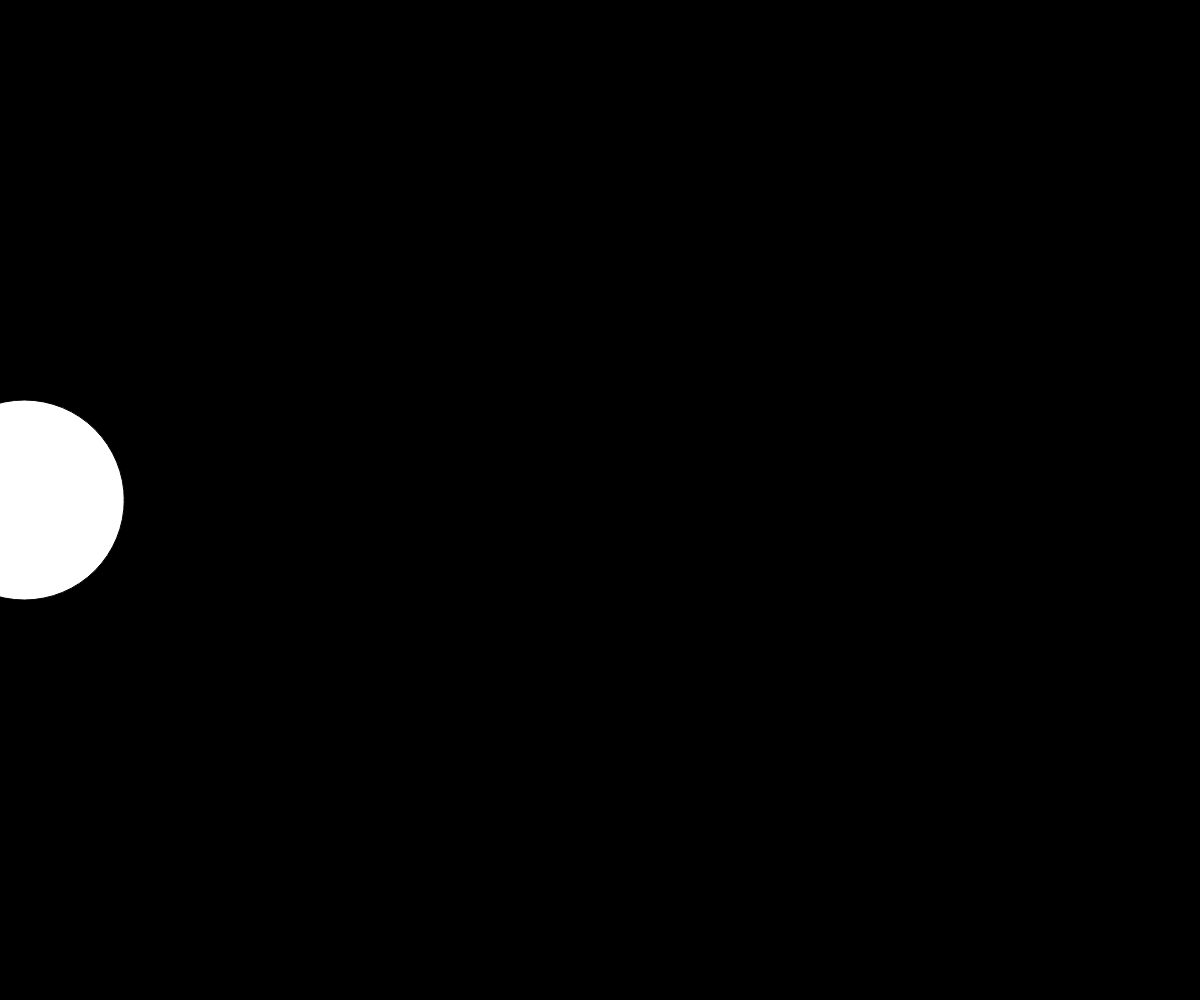
Frame 1 (no input)
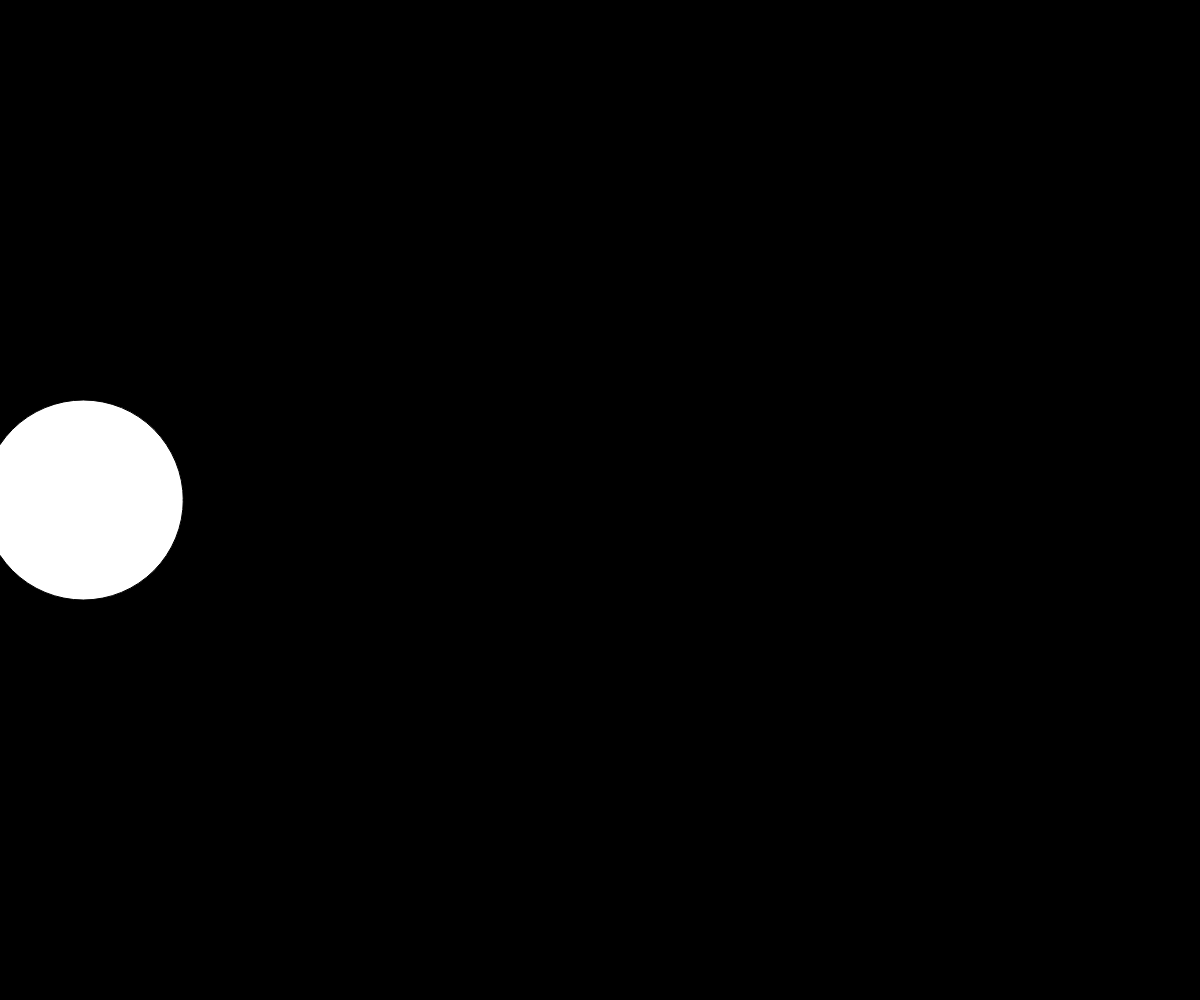
Frame 60 (no input)
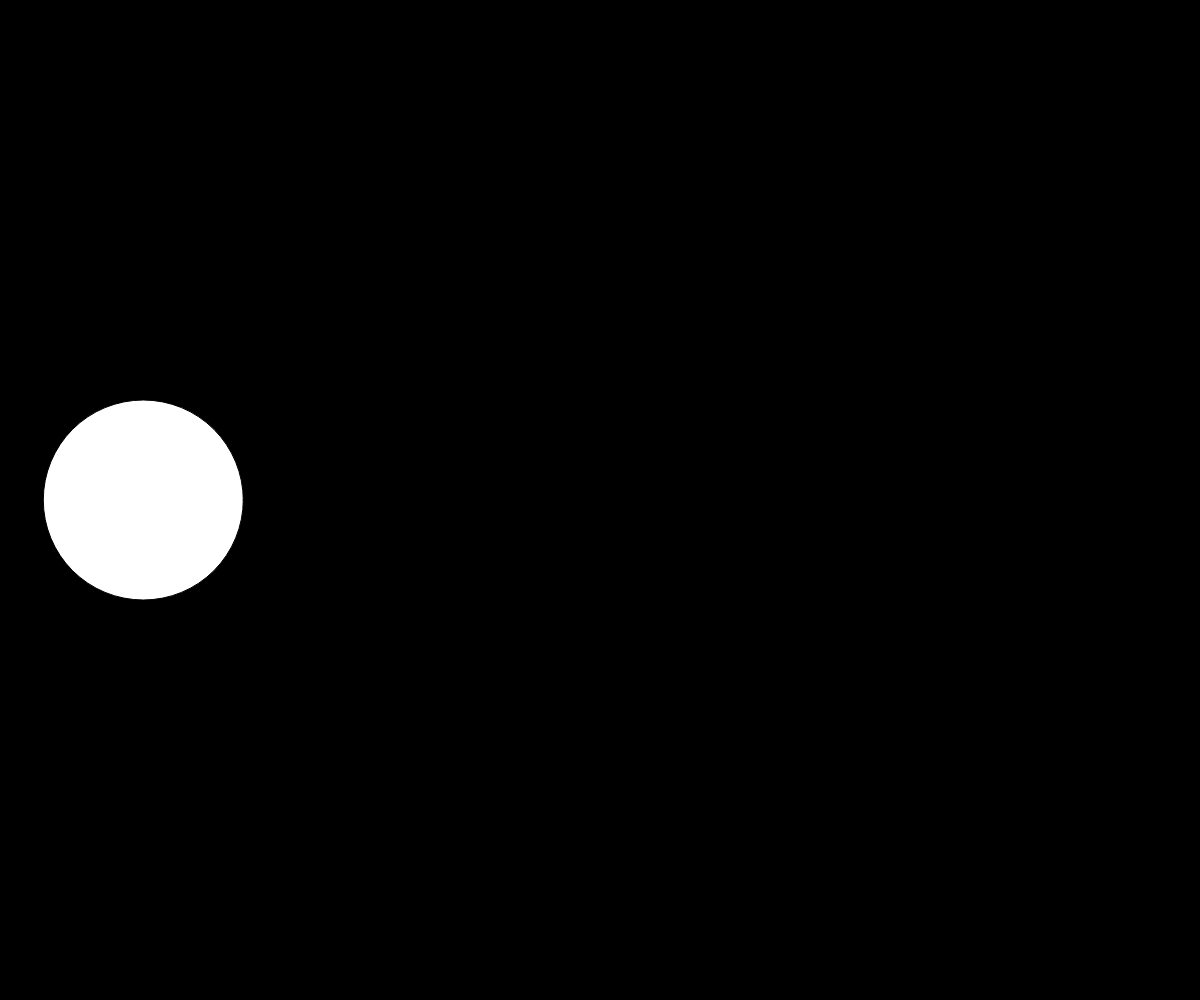
Frame 120 (the mouse pressed at the canvas centre since frame 60)

The p5.js sketch that drew these frames (run headless with seeded random() and noise() and a simulated clock; from frame 60 on, the mouse is pressed at the canvas centre):

// p5.js sketch
// ── sketch.js
let xPos = 10;
let yPos = 100;

function setup() {
  // put setup code here
    createCanvas(windowWidth, windowHeight);
    xPos = xPos * random(1.0, 3.0);

    console.log('yPosition is ' + yPos);
}

function draw() {
  // put drawing code here
    background(0);
    ellipse(xPos, height/2, 200);
    xPos = xPos+1;
//    console.log(xPos);
    console.log('yPosition is ' + yPos);
}
